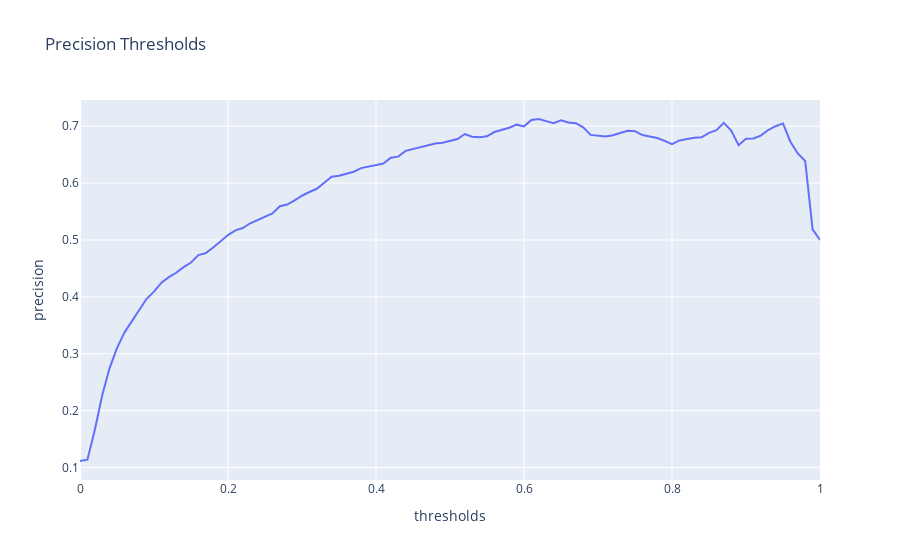

Notebook source saved alongside this figure:
### Code cell
# thresholds with percsion plot
px.line(data_frame=pr_re, x='thresholds', y='precision', title='Precision Thresholds')
